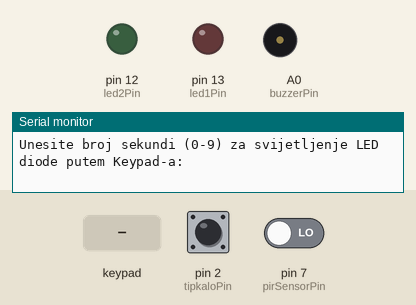
This sketch was run on a simulated Arduino Uno, built with avr-gcc and run on an emulated ATmega328P. On the bench: output pins drawn as LEDs (lit = HIGH), buzzer (waves = sounding), the last lines printed to the serial monitor. Dashed ring = blinking. Inputs (shaded band) come from the test bench; at power-on: pin 2 (tipkaloPin) HIGH, pin 7 (pirSensorPin) LOW.

Above: at 1.2 s.
1.3 s: key '2' pressed
At 1.55 s:
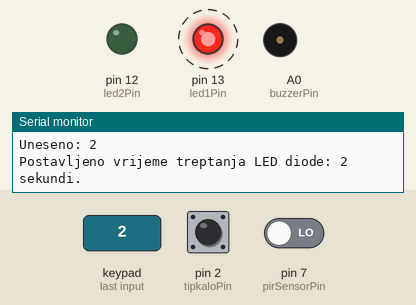
4.3 s: keypad keys 3 4 5 6 # pressed 0.4 s apart
At 7.58 s:
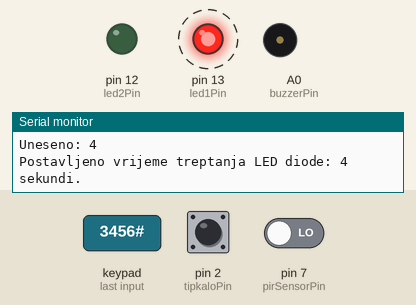
9.3 s: pin 2 (tipkaloPin) driven LOW
12.3 s: pin 7 (pirSensorPin) driven HIGH
At 14.8 s:
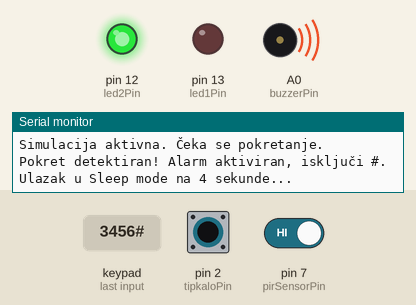
15.3 s: key '#' pressed
At 18.06 s:
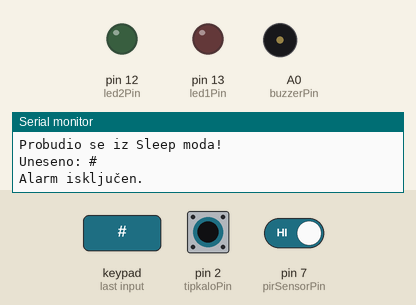
18.3 s: keypad keys 3 4 5 6 * pressed 0.4 s apart
At 20.55 s:
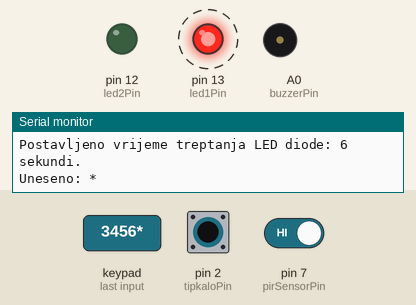
Timing chart, 0 to 22.8 s (numbered marks = the images above; inputs shaded):
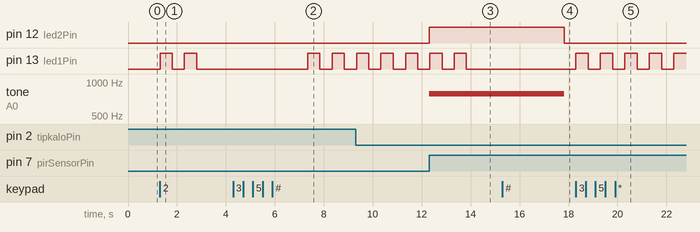

Measured:
- after the input at 1.3 s, pin 13 (led1Pin): alternates HIGH for 0.50 s and LOW for 0.50 s, 4 changes in all, then stays LOW, starting at once
- after the input at 4.3 s, pin 13 (led1Pin): alternates HIGH for 0.50 s and LOW for 0.50 s, starting after 3.0 s
- after the input at 12.3 s, pin 12 (led2Pin): LOW → HIGH at once; tone on A0 (buzzerPin): silent → 783 Hz at once
- after the input at 15.3 s, pin 12 (led2Pin): HIGH → LOW after 2.5 s; tone on A0 (buzzerPin): 783 Hz → silent after 2.5 s
- after the input at 18.3 s, pin 13 (led1Pin): alternates HIGH for 0.50 s and LOW for 0.50 s, starting at once

The sketch:

sketch.ino
```cpp
#include <Keypad.h>
#include <LowPower.h>

// Povezivanje pinova za LED diode, tipkalo, keypad i PIR senzor
const int led1Pin = 13;          // LED dioda 1
const int led2Pin = 12;         // LED dioda 2
const int tipkaloPin = 2;        // Tipkalo
const int pirSensorPin = 7;     // PIR senzor
const int buzzerPin = A0;

// Keypad konfiguracija
const byte ROWS = 4;
const byte COLS = 4;
char keys[ROWS][COLS] = {
  {'1', '2', '3', 'A'},
  {'4', '5', '6', 'B'},
  {'7', '8', '9', 'C'},
  {'*', '0', '#', 'D'}
};
byte rowPins[ROWS] = {3, 4, 5, 6};
byte colPins[COLS] = {8, 9, 10, 11};

Keypad keypad = Keypad(makeKeymap(keys), rowPins, colPins, ROWS, COLS);

int treptajLED = 0;           // Trajanje treptanja LED-a (u sekundama)
unsigned long pocetnitreptaj = 0; // Početno vrijeme za treptanje
unsigned long pocetnovrijemetreptaja = 0; //Pohrana vremena početka treptanja
const long interval = 500;        // Interval između treptanja (500ms)
bool treperi = false;          // Zastavica za treptanje LED-a

// Varijable za PIR senzor
volatile bool pirEnabled = false;         // Zastavica za omogućavanje PIR senzora
volatile bool simulationEnabled = false;  // Zastavica za simulaciju
bool simulateMotion = false;              // Zastavica za simulaciju pokreta
bool alarmActive = false;                 // Zastavica za aktivni alarm

// Varijable za debouncing
unsigned long lastDebounceTime = 0;    // Posljednje vrijeme kada je tipkalo aktivirano
const unsigned long debounceDelay = 200; // Kašnjenje za debouncing (200ms)

void setup() {
  pinMode(led1Pin, OUTPUT);
  pinMode(led2Pin, OUTPUT);
  pinMode(tipkaloPin, INPUT);  // Tipkalo bez pull-up otpornika
  pinMode(pirSensorPin, INPUT);      // PIR senzor
  pinMode(buzzerPin, OUTPUT);        // Buzzer za ton

  attachInterrupt(digitalPinToInterrupt(tipkaloPin), enableSimulation, FALLING); // Prekid za simulaciju

  Serial.begin(9600);
  Serial.println("Unesite broj sekundi (0-9) za svijetljenje LED diode putem Keypad-a:");
}

void loop() {
  // Očekuj unos trajanja treptanja
  char key = keypad.getKey();
  if (key) {
    Serial.print("Uneseno: ");
    Serial.println(key);

    if (key == '#') {
      // Prekida alarm
      if (alarmActive) {
        alarmActive = false;
        digitalWrite(led2Pin, LOW); // Ugasi LED2
        noTone(buzzerPin);          // Ugasi buzzer
        Serial.println("Alarm isključen.");
        pirEnabled = false;         // Onemogući PIR senzor nakon alarma
      }
    }

    if (key >= '0' && key <= '9') {
      treptajLED = key - '0'; // Postavi trajanje treptanja
      pocetnovrijemetreptaja = millis();
      treperi = true;
      Serial.print("Postavljeno vrijeme treptanja LED diode: ");
      Serial.print(treptajLED);
      Serial.println(" sekundi.");
    }
  }

  // Treptanje LED diode 1
  if (treperi) {
    unsigned long currentMillis = millis();
    if (currentMillis - pocetnovrijemetreptaja >= treptajLED * 1000) {
      treperi = false; // Zaustavi treptanje nakon isteka trajanja
      digitalWrite(led1Pin, LOW);

      // Ulazak u sleep mode na 4 sekunde
      Serial.println("Ulazak u Sleep mode na 4 sekunde...");
      LowPower.powerDown(SLEEP_4S, ADC_OFF, BOD_OFF);
      Serial.println("Probudio se iz Sleep moda!");
    } else if (currentMillis - pocetnitreptaj >= interval) {
      pocetnitreptaj = currentMillis;
      digitalWrite(led1Pin, !digitalRead(led1Pin));
    }
  }

  // Provjera simulacije i PIR senzora
  if (simulationEnabled && pirEnabled) {
    int pirValue = digitalRead(pirSensorPin);
    if (pirValue == HIGH && !alarmActive) {
      alarmActive = true; // Aktiviraj alarm
      Serial.println("Pokret detektiran! Alarm aktiviran, isključi #.");
      activateAlarm();
    }
  }
}

// Funkcija za omogućavanje simulacije pokreta (prekid na tipkalo)
void enableSimulation() {
  unsigned long currentTime = millis();

  // Debouncing mehanizam
  if (currentTime - lastDebounceTime > debounceDelay) {
    lastDebounceTime = currentTime;

    if (simulationEnabled) {
      // Ako je simulacija već aktivna, deaktiviraj je
      simulationEnabled = false;
      pirEnabled = false;
      Serial.println("Simulacija deaktivirana.");
    } else {
      // Ako simulacija nije aktivna, aktiviraj je
      simulationEnabled = true;
      pirEnabled = true;
      Serial.println("Simulacija aktivna. Čeka se pokretanje.");
    }
  }
}

// Funkcija za aktivaciju alarma
void activateAlarm() {
  digitalWrite(led2Pin, HIGH);  // Uključi LED2
  tone(buzzerPin, 783, 30000); // Uključi buzzer s frekvencijom 783Hz
}
```
